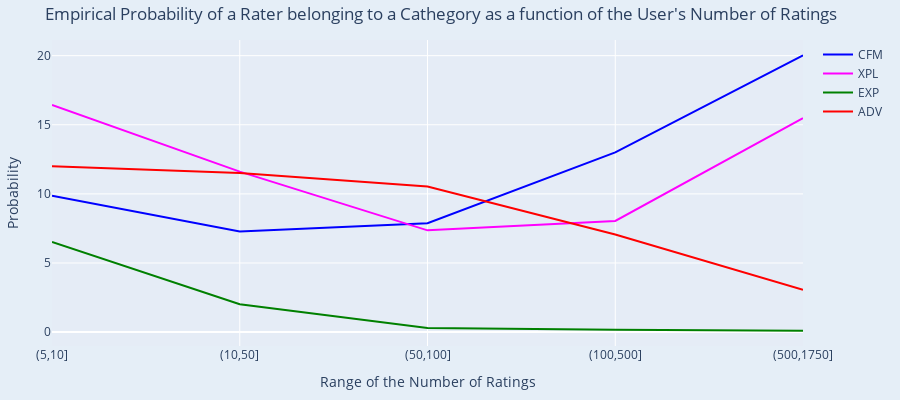

The cell this chart's notebook holds for it:
### Code cell
fig1 = go.Figure()

for name in percs.keys():
    catname = name.split("_")[0]
    fig1.add_scatter(
        x=p_by_n_ratings_df.bounds.values,
        y=p_by_n_ratings_df[name].values,
        name=catname,
        mode="lines",
        marker_color=CMAP[catname])

fig1.update_layout(
    title_text="Empirical Probability of a Rater belonging to a Cathegory as a function of the User's Number of Ratings",
    yaxis_title="Probability",
    xaxis_title="Range of the Number of Ratings",
    
    barmode='stack',
    
    width=900, height=400,
    margin=dict(l=20, r=20, t=40, b=40),
    paper_bgcolor="#E5EEF7",
    )    

fig1.show()

### Figure 1 — Plotly figure (JSON) as saved in the notebook; plotly's stock layout.template omitted (floating-point values rounded to 4 significant figures)
{"data": [{"marker": {"color": "blue"}, "mode": "lines", "name": "CFM", "type": "scatter", "x": ["(5,10]", "(10,50]", "(50,100]", "(100,500]", "(500,1750]"], "y": [9.86, 7.282, 7.873, 13.01, 20.03]}, {"marker": {"color": "magenta"}, "mode": "lines", "name": "XPL", "type": "scatter", "x": ["(5,10]", "(10,50]", "(50,100]", "(100,500]", "(500,1750]"], "y": [16.44, 11.61, 7.362, 8.043, 15.48]}, {"marker": {"color": "green"}, "mode": "lines", "name": "EXP", "type": "scatter", "x": ["(5,10]", "(10,50]", "(50,100]", "(100,500]", "(500,1750]"], "y": [6.519, 2.021, 0.3034, 0.1648, 0.1011]}, {"marker": {"color": "red"}, "mode": "lines", "name": "ADV", "type": "scatter", "x": ["(5,10]", "(10,50]", "(50,100]", "(100,500]", "(500,1750]"], "y": [12.0, 11.51, 10.54, 7.065, 3.068]}], "layout": {"barmode": "stack", "height": 400, "margin": {"b": 40, "l": 20, "r": 20, "t": 40}, "paper_bgcolor": "#E5EEF7", "title": {"text": "Empirical Probability of a Rater belonging to a Cathegory as a function of the User's Number of Ratings"}, "width": 900, "xaxis": {"title": {"text": "Range of the Number of Ratings"}}, "yaxis": {"title": {"text": "Probability"}}}}
